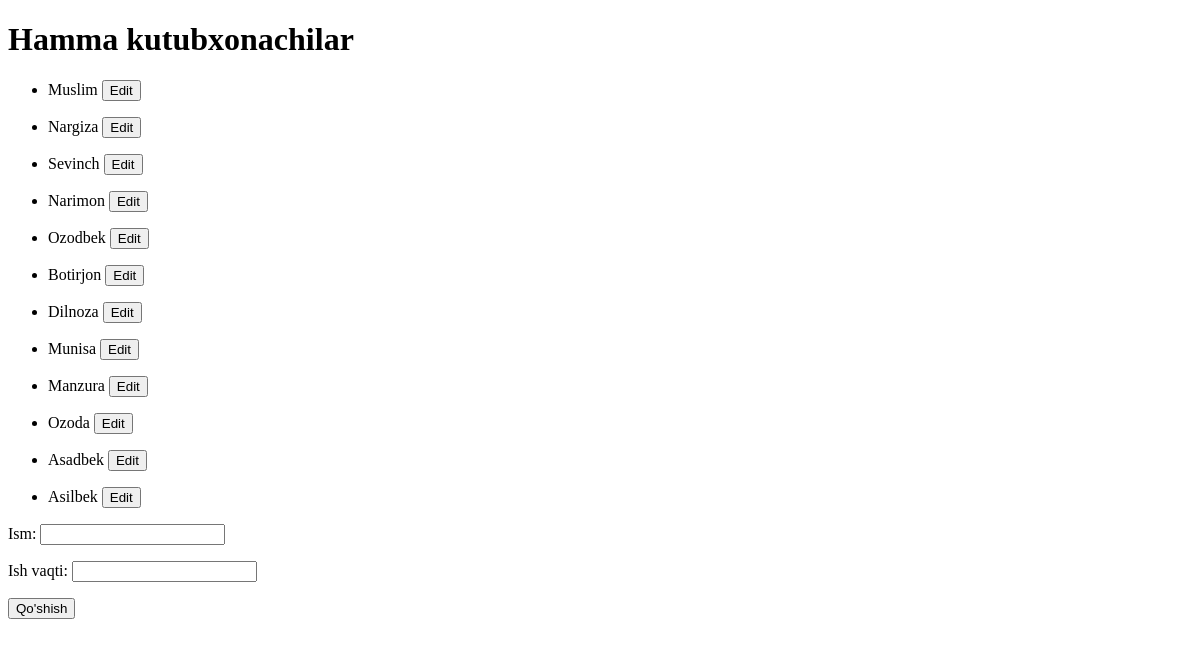
Before: /kutubxonachilar/ with the older database file.
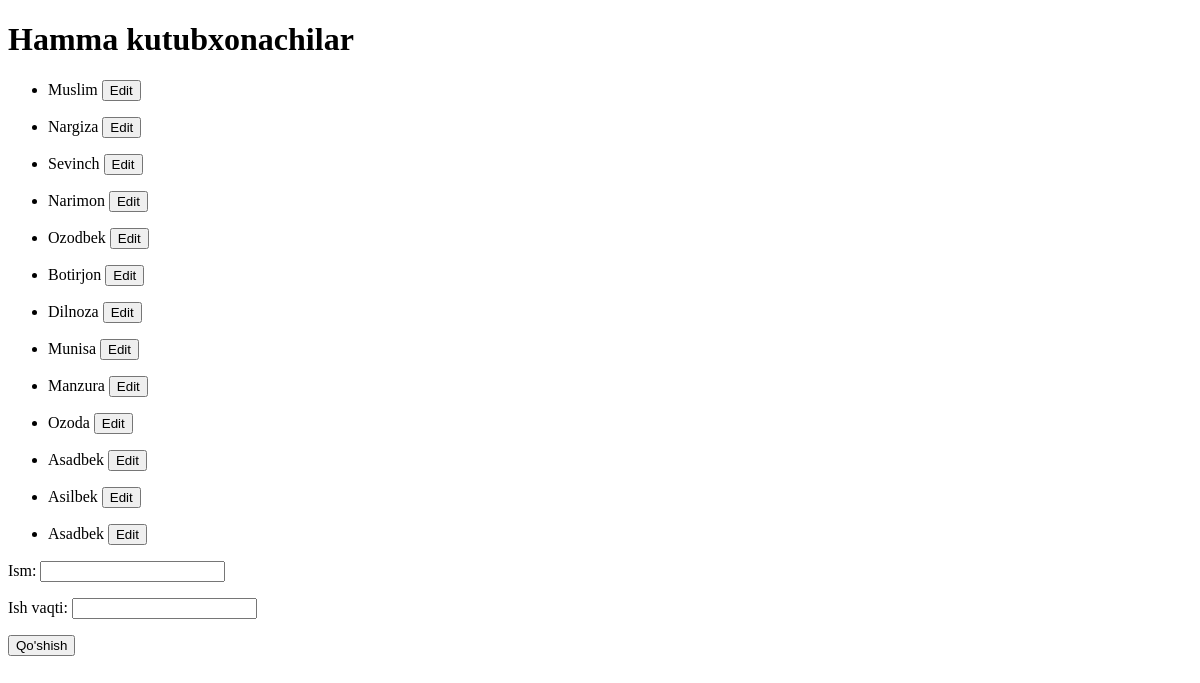
After: the same page with the newer database file.
### Asosiy/models.py (models this page shows, shortened)
class Kutubxonachi(models.Model):
    ism=models.CharField(max_length=20, null=True)
    ish_vaqti=models.CharField(max_length=50)

### Asosiy/views.py (the view)
# urls.py: path('kutubxonachilar/', kutubxonachilar),
def kutubxonachilar(request):
    if request.method == 'POST':
        d=KutubxonachiForm(request.POST)
        if d.is_valid():
            d.save()
        return redirect("/kutubxonachilar/")
    data = {
        "kutubxonachilar": Kutubxonachi.objects.all(),
        'forms': KutubxonachiForm()
    }
    return render(request, "Kutubxonachilar.html", data)

### Asosiy/forms.py
class KutubxonachiForm(forms.ModelForm):
    class Meta:
        model=Kutubxonachi
        fields='__all__'

### templates/Kutubxonachilar.html (shortened to what this page needs)
<!DOCTYPE html>
<html lang="en">
<head>
</head>
<body>
    <h1>Hamma kutubxonachilar</h1>
    {%for k in kutubxonachilar%}
    <ul>
        <li>
            {{k.ism}}
            <a href="/kutubxonachilar/{{k.id}}/tahrirlash/"><button>Edit</button></a>
        </li>
    </ul>
    {%endfor%}
    <form method="post">{%csrf_token%}
        {{forms.as_p}}
        <button>Qo'shish</button>
    </form>
</body>
</html>

Changed rows visible on the page:
added Kutubxonachi: ism "Asadbek"
